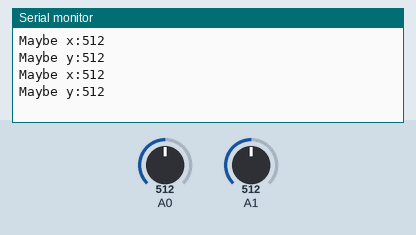
A sketch run on a simulated Arduino Uno, built with avr-gcc and run on an emulated ATmega328P. Parts: the last lines printed to the serial monitor. Inputs (shaded band) come from the test bench; at power-on: A0 = 512, A1 = 512.

Above: at 2.3 s.
2.4 s: A0 set to 716
At 3.31 s:
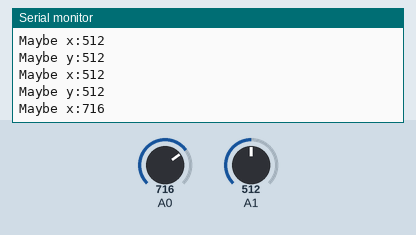
4.5 s: A1 set to 716
At 5.8 s:
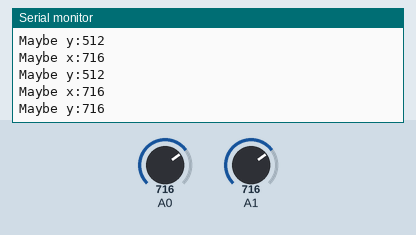
6.6 s: A0 set to 900
At 6.6 s:
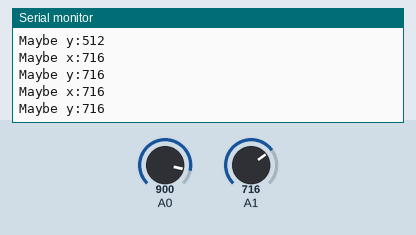
8.7 s: A1 set to 900
At 9.9 s:
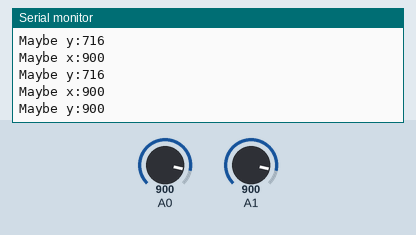
Timing chart, 0 to 11.7 s (numbered marks = the images above; inputs shaded):
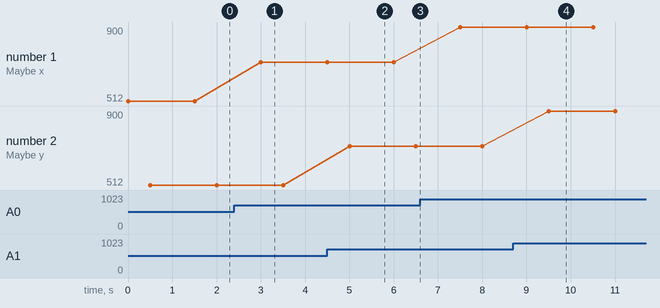

Measured:
- after the input at 2.4 s, the serial monitor: prints a new line after 0.60 s (image 1)
- after the input at 4.5 s, the serial monitor: prints a new line after 0.50 s (image 2)
- after the input at 8.7 s, the serial monitor: prints a new line after 0.81 s (image 4)
- plotted number 1: 512 → 716 after the input at 2.4 s, 716 → 900 after the input at 6.6 s

The sketch:

Cnection_test.ino
```cpp
void setup() {
  // put your setup code here, to run once:
  Serial.begin(9600);

}

void loop() {
  // put your main code here, to run repeatedly:
  Serial.print("\n\nMaybe x:");
  int PotenX = analogRead(0);
  Serial.print(PotenX);
  delay(500);
  Serial.print("\nMaybe y:");
  int PotenY = analogRead(1);
  Serial.print(PotenY);
  delay(1000);

}
```
